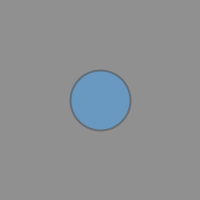
Frame 1 (no input)
Frame 60 (the mouse pressed at the canvas centre just before this capture): identical to frame 1, image omitted
Frame 120 (the mouse held since frame 60 and released just before this capture): identical to frame 1, image omitted

The Processing sketch that drew this single still picture (run headless with seeded random() and noise(); from frame 60 on, the mouse is pressed at the canvas centre):

// Processing sketch: processing_intro_13b
// ── processing_intro_13b.pde
/*
 Introducción a Processing.org
 Ejemplo 13: Interacción III: uso de valores ingresados por
 dispositivos de entrada como ratón y teclado mediante el
 uso de funciones de evento y variables de sistema.
 */

int factorEscala = 2;
int x;
int y;

void settings() {
  size (factorEscala * 100, factorEscala * 100);
  smooth();
}

void setup() {
  colorMode(HSB, 360, 100, 100, 100);

  strokeWeight(factorEscala);
  strokeJoin(ROUND);
  stroke(0, 0, 33, 60);
  fill(207, 65, 88, 60);
  
  x = width/2;
  y = height/2;
}

void draw() {
  background(204);
  if (keyPressed) {
    if (key == CODED) {
      if (keyCode == UP) {
        y -= 2;
      } 
      if (keyCode == DOWN) {
        y += 2;
      }
      if (keyCode == LEFT) {
        x -= 2;
      }
      if (keyCode == RIGHT) {
        x += 2;
      }
    }
  }
  ellipse(x, y, factorEscala * 30, factorEscala * 30);
}

void keyPressed() {
  if ((key == 'a') || (key == 'A')) {
    stroke(0, 0, 33, 60);
    fill(0, 0, 100, 60);
  } 
  else if ((key == 's') || (key == 'S')) {
    stroke(0, 0, 33, 60);
    fill(0, 0, 0, 60);
  }
  else if ((key == 'd') || (key == 'D')) {
    stroke(0, 0, 33, 60);
    fill(207, 65, 88, 60);
  }
}
